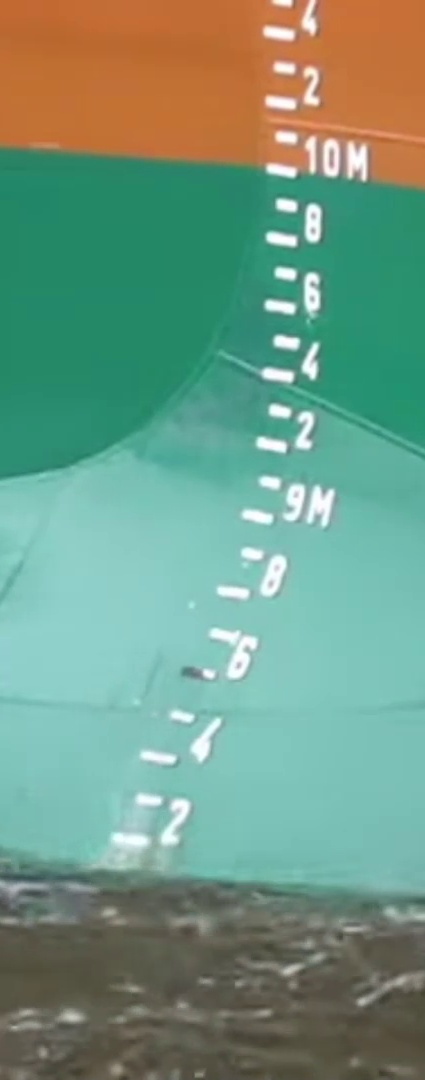
#> input picture final/hull_marker.jpg, 425 x 1080 px, found by its file name
$ python mark_ident.py
#> lines starting #> are read from the running program, lines starting #| are printed output that depends on the picture; after the words box and inside, x2 and y2 are one past the last pixel; in counts of white or black regions, pixels touching at a corner belong together
import numpy as np
import cv2 as cv
import matplotlib.pyplot as plt

def levelEst(markings, lvl, pxl_avg):
    mark_dict = {}
    vals = []
    height = 8.2

    #creating marking dictionary for pixel to meter translation
    for i in range(0, len(markings)):
        vals.append(height)
        height = round((height + 0.1), 2)
    for i in range(0, len(markings)):
        mark_dict[markings[i][1]] = vals[i]

    #get only y pixel values for markings
    y_vals = []
    for pt in markings:
        y_vals.append(pt[1])

    #find nearest marker below point
    near = -1
    while near < lvl[1]:
        near = min(y_vals, key=lambda x:abs(x-lvl[1]))
        y_vals.remove(near)

    #estimate remainder
    rem = np.abs(lvl[1] - near)
    cm = (rem/pxl_avg)/100
    est_height = round((mark_dict[near] + cm), 2)
    return est_height

#read in exposed hull image
hull = cv.imread("final\hull_marker.jpg") #path to hull_marker.jpg image file
#> hull is the input picture: shape (1080, 425, 3); mean B, G, R 130.8, 152.2, 112.9
hull_gray = cv.cvtColor(hull, cv.COLOR_BGR2GRAY)
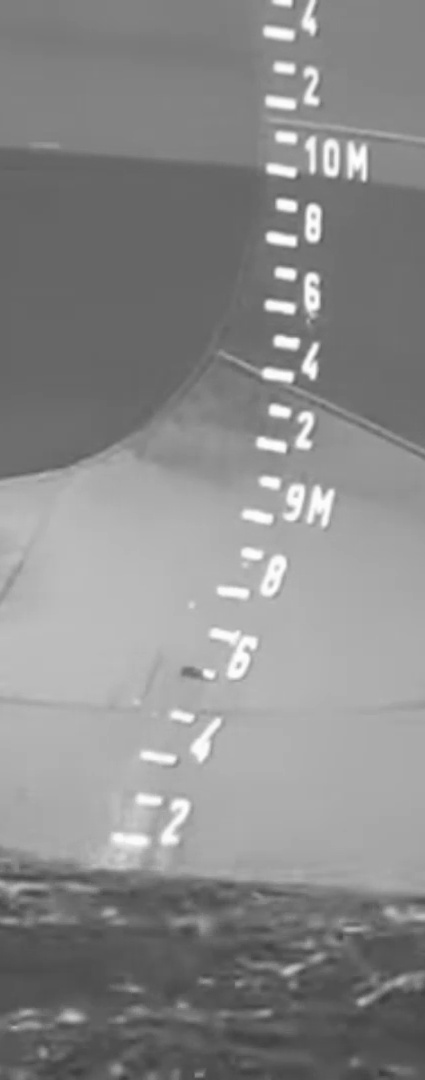
#> hull_gray: shape (1080, 425); min 58, max 255, mean 138
_,thresh = cv.threshold(hull_gray,200,255,cv.THRESH_BINARY)
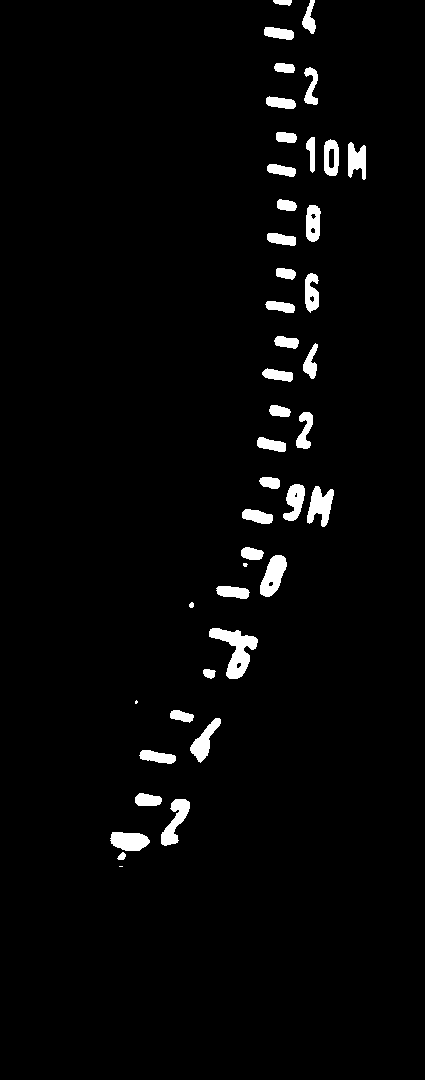
#> thresh: shape (1080, 425); 2.9% white; 43 white regions (3 under 20 px)

#identify hull markings
contours, hier = cv.findContours(thresh, cv.RETR_LIST, cv.CHAIN_APPROX_NONE)
#> contours = 50 contours, 5 with area under 20; largest, box (x1, y1, x2, y2) and area: (209, 628, 258, 679) 1013, (260, 555, 287, 597) 654, (307, 486, 334, 527) 584, (161, 799, 190, 846) 575, (110, 832, 150, 851) 546

#filter out anything not a marking
good_cnt = []
markings = []
for cnt in contours:
    rect = cv.boundingRect(cnt)
    x,y,w,h = rect
    size = cv.contourArea(cnt)
    if 50 < size < 1500 and 1.2*w > h:
        good_cnt.append(cnt)
        pt = (x,y)
        markings.append(pt)
#> this loop made 50 passes
#> (x, y, w, h, size) on passes 1 to 12: (119, 866, 4, 1, 0), (117, 852, 9, 8, 37), (110, 832, 40, 19, 546), (161, 799, 29, 47, 575), (135, 793, 27, 13, 251.5), (139, 750, 37, 14, 303), (190, 718, 31, 45, 501.5), (170, 710, 24, 13, 178.5), (135, 700, 3, 4, 4.5), (203, 669, 13, 10, 79), (236, 662, 6, 7, 22.5), (209, 628, 49, 51, 1013)
#> after the loop, good_cnt = 24 contours; largest, box (x1, y1, x2, y2) and area: (209, 628, 258, 679) 1013, (110, 832, 150, 851) 546, (139, 750, 176, 764) 303, (216, 586, 250, 599) 293, (242, 509, 273, 524) 292; markings = [(110, 832), (135, 793), (139, 750), (170, 710), (203, 669), (209, 628), (216, 586), (241, 547), (242, 509), (259, 477), (257, 437), (269, 405), (262, 368), (274, 336), (265, 301), (276, 268), (267, 233), (277, 199), (267, 164), (276, 132), (266, 96), (274, 63), (264, 27), (273, 0)]

#display marking coordinates
for pt in markings:
    cv.circle(hull, pt, 1, (0,0,255), 1)
#> this loop made 24 passes
#> hull: shape (1080, 425, 3); 0.02% of pixels changed, all inside (x1, y1, x2, y2) = (109, 0, 279, 834)

#calculate the average number of pixels between markings
tot_dif = 0
for i in range(0, len(markings)-1):
    dif = markings[i][1] - markings[i+1][1]
    tot_dif = dif + tot_dif
#> this loop made 23 passes
#> (dif, tot_dif) on passes 1 to 12: (39, 39), (43, 82), (40, 122), (41, 163), (41, 204), (42, 246), (39, 285), (38, 323), (32, 355), (40, 395), (32, 427), (37, 464)
#> after the loop, tot_dif = 832

avg_dif = tot_dif/len(markings)
#> avg_dif = 34.67

#convert pixels to centimeters (markings on ship are in increments of 10 cm)
p2cm = avg_dif/10
#> p2cm = 3.47

#create and plot imaginary waterline
lvl = (250, 450)
cv.circle(hull, lvl, 1, (255,0,255), 5)
#> hull: shape (1080, 425, 3); mean B, G, R 130.7, 152.2, 112.9

print("the estimated water level at pink point is %.2f meters" %levelEst(markings, lvl, p2cm))
#> the loop in levelEst, `for i in range(0, len(markings)):` made 24 passes
#> height on passes 1 to 12: 8.3, 8.4, 8.5, 8.6, 8.7, 8.8, 8.9, 9, 9.1, 9.2, 9.3, 9.4
#> after the loop in levelEst, `for i in range(0, len(markings)):`: vals = [8.2, 8.3, 8.4, 8.5, 8.6, 8.7, 8.8, 8.9, 9, 9.1, 9.2, 9.3, 9.4, 9.5, 9.6, 9.7, 9.8, 9.9, 10, 10.1, 10.2, 10.3, 10.4, 10.5]
#> the loop in levelEst, `for i in range(0, len(markings)):` made 24 passes
#> after the loop in levelEst, `for i in range(0, len(markings)):`: mark_dict = 24 items
#> the loop in levelEst, `for pt in markings:` made 24 passes
#> after the loop in levelEst, `for pt in markings:`: y_vals = [832, 793, 750, 710, 669, 628, 586, 547, 509, 477, 437, 405, 368, 336, 301, 268, 233, 199, 164, 132, 96, 63, 27, 0]
#> the loop in levelEst, `while near < lvl[1]:` made 2 passes
#> near on passes 1 to 2: 437, 477
#> after the loop in levelEst, `while near < lvl[1]:`: y_vals = [832, 793, 750, 710, 669, 628, 586, 547, 509, 405, 368, 336, 301, 268, 233, 199, 164, 132, 96, 63, 27, 0]
#> in levelEst, `rem = np.abs(lvl[1] - near)`: rem = 27
#> in levelEst, `cm = (rem/pxl_avg)/100`: cm = 0.0779
#> in levelEst, `est_height = round((mark_dict[near] + cm), 2)`: est_height = 9.18
#| the estimated water level at pink point is 9.18 meters

#display hull with marking coordinates
cv.imshow('img', hull)
cv.waitKey()
